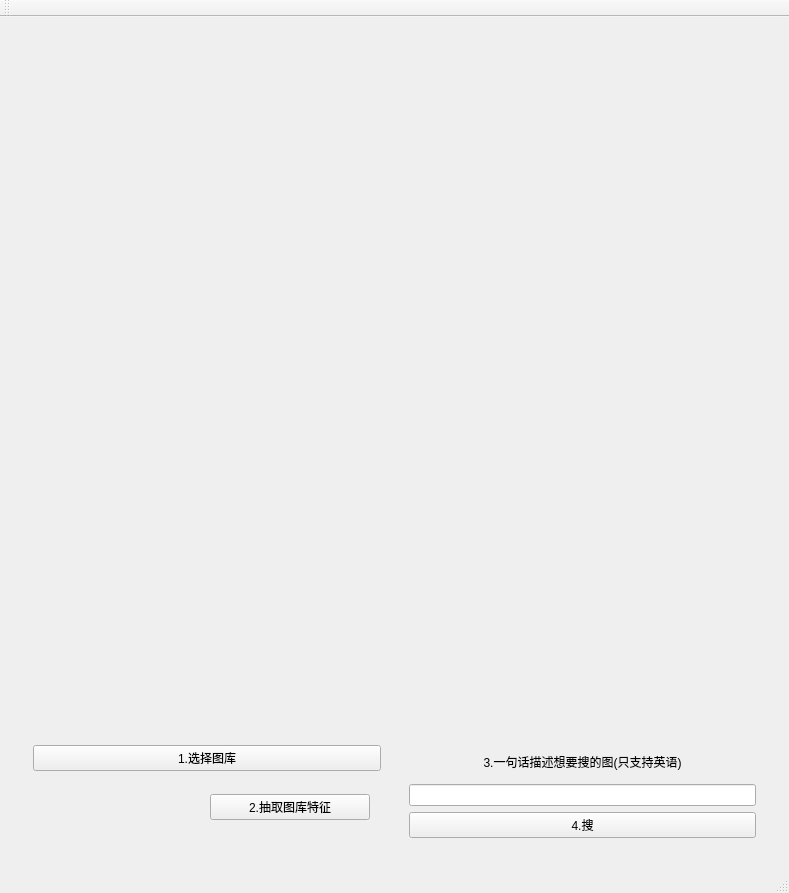
<?xml version="1.0" encoding="UTF-8"?>
<ui version="4.0">
 <class>MainWindowClass</class>
 <widget class="QMainWindow" name="MainWindowClass">
  <property name="geometry">
   <rect>
    <x>0</x>
    <y>0</y>
    <width>789</width>
    <height>893</height>
   </rect>
  </property>
  <property name="windowTitle">
   <string>MainWindow</string>
  </property>
  <widget class="QWidget" name="centralWidget">
   <layout class="QGridLayout" name="gridLayout" rowstretch="0,5,1" rowminimumheight="5,1,1">
    <item row="1" column="0">
     <widget class="QLabel" name="showImage">
      <property name="text">
       <string/>
      </property>
      <property name="alignment">
       <set>Qt::AlignCenter</set>
      </property>
     </widget>
    </item>
    <item row="2" column="0">
     <widget class="QWidget" name="widget" native="true">
      <layout class="QHBoxLayout" name="horizontalLayout" stretch="1,1">
       <item>
        <widget class="QWidget" name="widget_2" native="true">
         <layout class="QVBoxLayout" name="verticalLayout">
          <item>
           <widget class="QPushButton" name="chooseImageFolder">
            <property name="text">
             <string>1.选择图库</string>
            </property>
           </widget>
          </item>
          <item>
           <widget class="QWidget" name="widget_4" native="true">
            <layout class="QHBoxLayout" name="horizontalLayout_2">
             <item>
              <widget class="QLabel" name="showInfo">
               <property name="text">
                <string/>
               </property>
               <property name="alignment">
                <set>Qt::AlignCenter</set>
               </property>
              </widget>
             </item>
             <item>
              <widget class="QPushButton" name="extractFeat">
               <property name="text">
                <string>2.抽取图库特征</string>
               </property>
              </widget>
             </item>
            </layout>
           </widget>
          </item>
         </layout>
        </widget>
       </item>
       <item>
        <widget class="QWidget" name="widget_3" native="true">
         <layout class="QVBoxLayout" name="verticalLayout_2">
          <item>
           <widget class="QLabel" name="label_3">
            <property name="text">
             <string>3.一句话描述想要搜的图(只支持英语)</string>
            </property>
            <property name="alignment">
             <set>Qt::AlignCenter</set>
            </property>
           </widget>
          </item>
          <item>
           <widget class="QLineEdit" name="targetText"/>
          </item>
          <item>
           <widget class="QPushButton" name="go">
            <property name="sizePolicy">
             <sizepolicy hsizetype="Minimum" vsizetype="Fixed">
              <horstretch>0</horstretch>
              <verstretch>0</verstretch>
             </sizepolicy>
            </property>
            <property name="text">
             <string>4.搜</string>
            </property>
           </widget>
          </item>
         </layout>
        </widget>
       </item>
      </layout>
     </widget>
    </item>
   </layout>
  </widget>
  <widget class="QMenuBar" name="menuBar">
   <property name="geometry">
    <rect>
     <x>0</x>
     <y>0</y>
     <width>789</width>
     <height>26</height>
    </rect>
   </property>
  </widget>
  <widget class="QToolBar" name="mainToolBar">
   <attribute name="toolBarArea">
    <enum>TopToolBarArea</enum>
   </attribute>
   <attribute name="toolBarBreak">
    <bool>false</bool>
   </attribute>
  </widget>
  <widget class="QStatusBar" name="statusBar"/>
 </widget>
 <layoutdefault spacing="6" margin="11"/>
 <resources>
  <include location="mainwindow.qrc"/>
 </resources>
 <connections/>
</ui>
